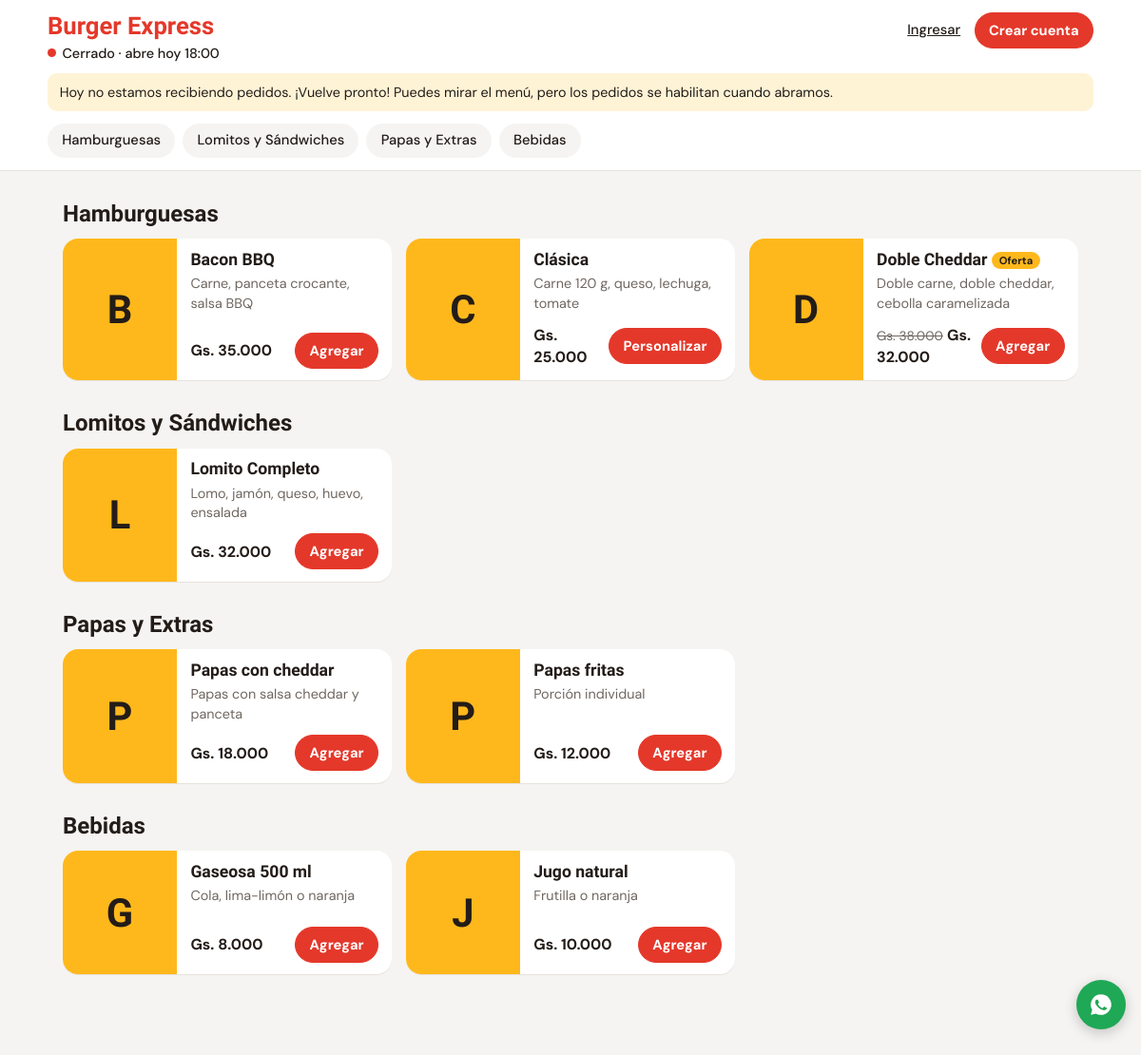
The page / on the database its author committed.
### tables this page shows
CREATE TABLE categorias (
  id INT AUTO_INCREMENT PRIMARY KEY,
  nombre VARCHAR(60) NOT NULL,
  orden INT NOT NULL DEFAULT 0,
  activa TINYINT(1) NOT NULL DEFAULT 1
);

CREATE TABLE productos (
  id INT AUTO_INCREMENT PRIMARY KEY,
  categoria_id INT NOT NULL,
  nombre VARCHAR(100) NOT NULL,
  descripcion VARCHAR(255) DEFAULT '',
  precio DECIMAL(12,0) NOT NULL,
  imagen VARCHAR(160) DEFAULT NULL,
  disponible TINYINT(1) NOT NULL DEFAULT 1,
  FOREIGN KEY (categoria_id) REFERENCES categorias(id) ON DELETE CASCADE
);

### includes/functions.php (called while the page is built, shortened)
<?php
function db(): PDO {
    static $pdo;
    if (!$pdo) {
        $pdo = new PDO('mysql:host=' . DB_HOST . ';dbname=' . DB_NAME . ';charset=utf8mb4', DB_USER, DB_PASS, [
            PDO::ATTR_ERRMODE => PDO::ERRMODE_EXCEPTION,
            PDO::ATTR_DEFAULT_FETCH_MODE => PDO::FETCH_ASSOC,
        ]);
        $pdo->exec("SET time_zone = '" . (new DateTime())->format('P') . "'");
    }
    return $pdo;
}
function e($s): string { return htmlspecialchars((string)$s, ENT_QUOTES, 'UTF-8'); }
function cfg(string $k, string $d = ''): string {
    static $c;
    if ($c === null) $c = db()->query("SELECT clave, valor FROM configuracion")->fetchAll(PDO::FETCH_KEY_PAIR);
    return $c[$k] ?? $d;
}
function money($n): string { return cfg('moneda', 'Gs.') . ' ' . number_format((float)$n, 0, ',', '.'); }
function user(): ?array { return $_SESSION['user'] ?? null; }
function estadoLocal(): array {
    $modo = cfg('modo', 'auto');
    $now = new DateTime();
    $q = db()->prepare("SELECT * FROM horarios WHERE dia = ?");
    $q->execute([(int)$now->format('w')]);
    $h = $q->fetch();
    if ($h && !$h['cerrado']) {
        $t = $now->format('H:i:s'); $a = $h['abre']; $c = $h['cierra'];
        $open = $c > $a ? ($t >= $a && $t < $c) : ($t >= $a || $t < $c);
        if ($t < $a) return [false, 'Cerrado · abre hoy ' . substr($a, 0, 5)];
    }
    return [false, 'Cerrado ahora'];
}
function wa_link(string $msg = ''): string {
    return 'https://wa.me/' . preg_replace('/\D/', '', cfg('whatsapp')) . ($msg ? '?text=' . rawurlencode($msg) : '');
}

### index.php (the view, shortened to what this page needs)
<?php
require_once __DIR__ . '/includes/layout.php';
[$abierto, $textoEstado] = estadoLocal();
$cats = db()->query("SELECT * FROM categorias WHERE activa = 1 ORDER BY orden, id")->fetchAll();
$prods = db()->query("SELECT * FROM productos WHERE disponible = 1 ORDER BY nombre")->fetchAll();
$porCat = []; $data = [];
foreach ($prods as $p) $porCat[$p['categoria_id']][] = $p;
$grupos = db()->query("SELECT * FROM grupos_opciones ORDER BY orden, id")->fetchAll();
$ops = db()->query("SELECT * FROM opciones WHERE activa = 1 ORDER BY id")->fetchAll();
$opsPorGrupo = [];
foreach ($ops as $o) $opsPorGrupo[$o['grupo_id']][] = ['id' => (int)$o['id'], 'n' => $o['nombre'], 'x' => (int)$o['extra']];
$gruposPorProd = [];
foreach ($grupos as $g) {
    $gruposPorProd[$g['producto_id']][] = ['id' => (int)$g['id'], 'n' => $g['nombre'], 'multi' => $g['tipo'] === 'multiple', 'req' => (bool)$g['obligatorio'], 'ops' => $opsPorGrupo[$g['id']]];
}
foreach ($prods as $p) {
    $data[$p['id']] = ['id' => (int)$p['id'], 'n' => $p['nombre'], 'd' => $p['descripcion'], 'det' => $p['detalle'], 'ing' => $p['ingredientes'],
        'p' => (int)$p['precio'], 'promo' => $p['precio_promo'] ? (int)$p['precio_promo'] : null,
        'img' => $p['imagen'] ? 'uploads/productos/' . $p['imagen'] : null, 'g' => $gruposPorProd[$p['id']] ?? []];
}
$u = user();
head_html('Menú'); ?>
<header class="top">
  <div class="top-row">
    <div>
      <h1 class="brand"><?= e(cfg('nombre_local')) ?></h1>
      <button class="status <?= $abierto ? 'on' : 'off' ?>" id="btnHorario" type="button"><i></i><?= e($textoEstado) ?></button>
    </div>
    <nav class="user-nav">
      <?php if ($u): ?>
        <a href="mis_pedidos.php">Mis pedidos</a>
        <?php if (in_array($u['rol'], ['admin', 'empleado'])): ?><a href="admin/index.php">Panel</a><?php endif; ?>
        <?php if ($u['rol'] === 'repartidor'): ?><a href="repartidor/index.php">Mi reparto</a><?php endif; ?>
        <a href="logout.php">Salir</a>
      <?php else: ?>
        <a href="login.php">Ingresar</a><a class="btn btn-small btn-primary" href="registro.php">Crear cuenta</a>
      <?php endif; ?>
    </nav>
  </div>
  <?php if (!$abierto): ?>
    <p class="banner"><?= e(cfg('mensaje_cierre')) ?> Puedes mirar el menú, pero los pedidos se habilitan cuando abramos.</p>
  <?php endif; ?>
  <div class="chips" id="chips">
    <?php foreach ($cats as $c): if (empty($porCat[$c['id']])) continue; ?>
      <a href="#cat<?= $c['id'] ?>"><?= e($c['nombre']) ?></a>
    <?php endforeach; ?>
  </div>
</header>
<main class="menu">
  <?php foreach ($cats as $c): if (empty($porCat[$c['id']])) continue; ?>
    <section id="cat<?= $c['id'] ?>">
      <h2><?= e($c['nombre']) ?></h2>
      <div class="grid">
        <?php foreach ($porCat[$c['id']] as $p): $d = $data[$p['id']]; ?>
          <article class="prod" data-detail="<?= $p['id'] ?>" tabindex="0" role="button" aria-label="Ver detalle de <?= e($p['nombre']) ?>">
            <?php if ($p['imagen']): ?>
              <img src="uploads/productos/<?= e($p['imagen']) ?>" alt="" loading="lazy">
            <?php else: ?>
              <div class="noimg"><?= e(mb_strtoupper(mb_substr($p['nombre'], 0, 1))) ?></div>
            <?php endif; ?>
            <div class="prod-body">
              <h3><?= e($p['nombre']) ?><?php if ($d['promo']): ?> <span class="badge">Oferta</span><?php endif; ?></h3>
              <p><?= e($p['descripcion']) ?></p>
              <div class="prod-foot">
                <span class="price"><?php if ($d['promo']): ?><s><?= money($p['precio']) ?></s> <?php endif; ?><strong><?= money($d['promo'] ?: $p['precio']) ?></strong></span>
                <button class="btn btn-small btn-primary add" type="button" data-id="<?= $p['id'] ?>"><?= $d['g'] ? 'Personalizar' : 'Agregar' ?></button>
              </div>
            </div>
          </article>
        <?php endforeach; ?>
      </div>
    </section>
  <?php endforeach; ?>
</main>
<?php foot_html();

### includes/layout.php (shortened to what this page needs)
<?php
require_once __DIR__ . '/functions.php';
function head_html(string $titulo, string $base = ''): void { ?>
<!doctype html>
<html lang="es">
<head>
<link rel="stylesheet" href="<?= $base ?>assets/css/style.css">
</head>
<body>
<?php }
function foot_html(bool $wa = true): void { ?>
<?php if ($wa): ?>
<a class="wa-fab" href="<?= e(wa_link('Hola, quiero consultar sobre mi pedido')) ?>" target="_blank" rel="noopener" aria-label="Escribir por WhatsApp">
</a>
<?php endif; ?>
</body>
</html>
<?php }

### assets/css/style.css (style rules this page uses)
:root { --ketchup:#E4382A; --ketchup-d:#B92A1F; --mustard:#FFB81C; --pickle:#2E8B57; --ink:#231C18; --muted:#6F6761; --line:#E6E2DD; --bg:#F5F4F2; --card:#fff; --r:16px; --r-s:10px; font-family:'DM Sans',system-ui,sans-serif; color:var(--ink); }
* { box-sizing:border-box }
html { scroll-behavior:smooth;scroll-padding-top:130px }
body { margin:0;background:var(--bg);line-height:1.45;padding-bottom:env(safe-area-inset-bottom) }
h1,h2,h3,.brand { font-family:'Bricolage Grotesque',sans-serif;margin:0;line-height:1.1 }
a { color:var(--ketchup-d) }
.btn { display:inline-flex;align-items:center;justify-content:center;gap:.4rem;border:1.5px solid var(--ink);background:#fff;color:var(--ink); padding:.75rem 1.1rem;border-radius:999px;font:700 1rem 'DM Sans',sans-serif;cursor:pointer;text-decoration:none;min-height:46px }
.btn-primary { background:var(--ketchup);border-color:var(--ketchup);color:#fff }
.btn-small { padding:.45rem .9rem;min-height:38px;font-size:.92rem }
.top { position:sticky;top:0;z-index:20;background:#fff;border-bottom:1px solid var(--line);padding:.8rem 1rem 0 }
.top-row { display:flex;justify-content:space-between;align-items:flex-start;gap:1rem;max-width:1100px;margin:auto }
.brand { font-size:1.6rem;font-weight:800;color:var(--ketchup) }
.user-nav { display:flex;gap:.9rem;align-items:center;font-size:.92rem;flex-wrap:wrap;justify-content:flex-end }
.user-nav a:not(.btn) { color:var(--ink);font-weight:500 }
.status { display:inline-flex;align-items:center;gap:.4rem;margin-top:.35rem;border:0;background:none;padding:0;font:500 .9rem 'DM Sans';cursor:pointer;color:var(--ink) }
.status i { width:9px;height:9px;border-radius:50%;background:var(--muted) }
.status.off i { background:var(--ketchup) }
.banner { max-width:1100px;margin:.7rem auto 0;background:#FFF3D6;padding:.6rem .8rem;border-radius:var(--r-s);font-size:.9rem }
.chips { display:flex;gap:.5rem;overflow-x:auto;padding:.8rem 0;max-width:1100px;margin:auto;scrollbar-width:none }
.chips a { white-space:nowrap;padding:.45rem .95rem;border-radius:999px;background:var(--bg);text-decoration:none;color:var(--ink);font-weight:500;font-size:.92rem }
.menu { max-width:1100px;margin:auto;padding:1rem 1rem 7rem }
.menu section { margin-bottom:2rem }
.menu h2 { font-size:1.5rem;margin:1rem 0 .8rem }
.grid { display:grid;grid-template-columns:repeat(auto-fill,minmax(300px,1fr));gap:.9rem }
.prod { display:flex;background:#fff;border-radius:var(--r);overflow:hidden;box-shadow:0 1px 0 var(--line) }
.prod img,.noimg { width:120px;min-height:130px;object-fit:cover;flex:none }
.noimg { display:grid;place-items:center;background:var(--mustard);font:800 2.6rem 'Bricolage Grotesque';color:var(--ink) }
.prod-body { padding:.8rem .9rem;display:flex;flex-direction:column;flex:1 }
.prod h3 { font-size:1.1rem }
.prod p { margin:.3rem 0 .7rem;color:var(--muted);font-size:.9rem;flex:1 }
.prod-foot { display:flex;justify-content:space-between;align-items:center;gap:.5rem }
.wa-fab { position:fixed;right:1rem;bottom:calc(5.4rem + env(safe-area-inset-bottom));z-index:25;width:52px;height:52px;border-radius:50%;background:#1FA855;color:#fff;display:grid;place-items:center;box-shadow:0 4px 14px #0003 }
.prod { cursor:pointer }
.price s { color:var(--muted);font-size:.85rem }
.badge { display:inline-block;background:var(--mustard);color:var(--ink);font:700 .7rem 'DM Sans';padding:.15rem .5rem;border-radius:999px;vertical-align:middle }

### rows shown on the page
categorias: nombre "Hamburguesas"
categorias: nombre "Lomitos y Sándwiches"
categorias: nombre "Papas y Extras"
categorias: nombre "Bebidas"
productos: nombre "B", nombre "Bacon BBQ", descripcion "Carne, panceta crocante, salsa BBQ", money($d['promo'] ?: $p['precio']) "Gs. 35.000", shows "Agregar"
productos: nombre "C", nombre "Clásica", descripcion "Carne 120 g, queso, lechuga, tomate", money($d['promo'] ?: $p['precio']) "Gs. 25.000", shows "Personalizar"
productos: nombre "D", nombre "Doble Cheddar", shows "Oferta", descripcion "Doble carne, doble cheddar, cebolla caramelizada", precio "Gs. 38.000", precio_promo "Gs. 32.000", shows "Agregar"
productos: nombre "L", nombre "Lomito Completo", descripcion "Lomo, jamón, queso, huevo, ensalada", money($d['promo'] ?: $p['precio']) "Gs. 32.000", shows "Agregar"
productos: nombre "P", nombre "Papas con cheddar", descripcion "Papas con salsa cheddar y panceta", money($d['promo'] ?: $p['precio']) "Gs. 18.000", shows "Agregar"
productos: nombre "P", nombre "Papas fritas", descripcion "Porción individual", money($d['promo'] ?: $p['precio']) "Gs. 12.000", shows "Agregar"
productos: nombre "G", nombre "Gaseosa 500 ml", descripcion "Cola, lima-limón o naranja", money($d['promo'] ?: $p['precio']) "Gs. 8.000", shows "Agregar"
productos: nombre "J", nombre "Jugo natural", descripcion "Frutilla o naranja", money($d['promo'] ?: $p['precio']) "Gs. 10.000", shows "Agregar"

### other values the page prints
cfg('nombre_local') "Burger Express"
$textoEstado "Cerrado · abre hoy 18:00"
cfg('mensaje_cierre') "Hoy no estamos recibiendo pedidos. ¡Vuelve pronto!"
